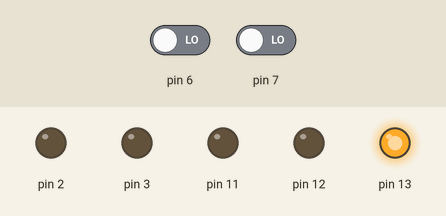
Recording of a sketch running on a simulated Arduino Uno, built with avr-gcc and run on an emulated ATmega328P. On the bench: output pins drawn as LEDs (lit = HIGH). The inputs (shaded band) are chosen by the test bench; at power-on: pin 6 LOW, pin 7 LOW.

Above: at 1.2 s.
1.3 s: pin 6 driven HIGH
At 2.0 s:
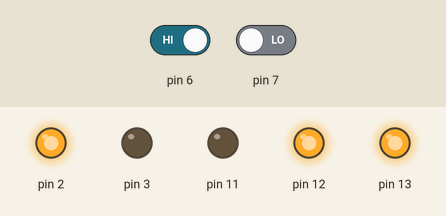
2.8 s: pin 7 driven HIGH
At 3.2 s:
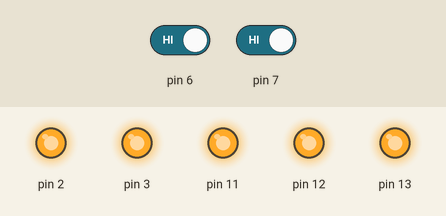
4.3 s: pin 6 driven LOW
At 5.5 s:
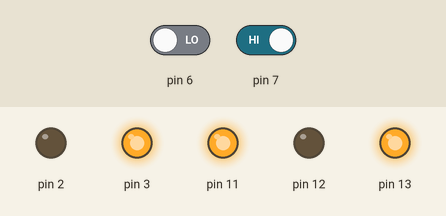
5.8 s: pin 7 driven LOW
At 6.7 s:
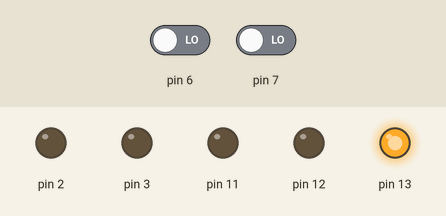
Timing chart, 0 to 8.3 s (numbered marks = the images above; inputs shaded):
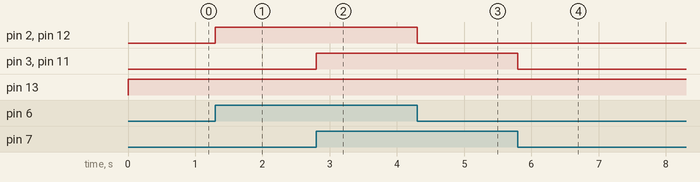

Measured:
- after the input at 1.3 s, pin 2, pin 12: LOW → HIGH at once
- after the input at 2.8 s, pin 3, pin 11: LOW → HIGH at once
- after the input at 4.3 s, pin 2, pin 12: HIGH → LOW at once
- after the input at 5.8 s, pin 3, pin 11: HIGH → LOW at once

The sketch:

4.1.ino
```cpp
int EstadoBoton1 = 0;
int EstadoBoton2 = 0;

void setup() {
  pinMode(7, INPUT);
  pinMode(6, INPUT);
  pinMode(13, OUTPUT);
  pinMode(12, OUTPUT);
  pinMode(11, OUTPUT);
  pinMode(3, OUTPUT);
  pinMode(2, OUTPUT);
}

void loop() {
  EstadoBoton1=digitalRead(7);
  EstadoBoton2=digitalRead(6);

  digitalWrite(13,HIGH);

  if(EstadoBoton1==HIGH){
    digitalWrite(3, HIGH);
    digitalWrite(11,HIGH);
  }else{
    digitalWrite(3, LOW);
    digitalWrite(11,LOW);
  }
  if(EstadoBoton2==HIGH){
    digitalWrite(2,HIGH);
    digitalWrite(12,HIGH);
  }else{
    digitalWrite(2,LOW);
    digitalWrite(12,LOW);
  }
}
```
